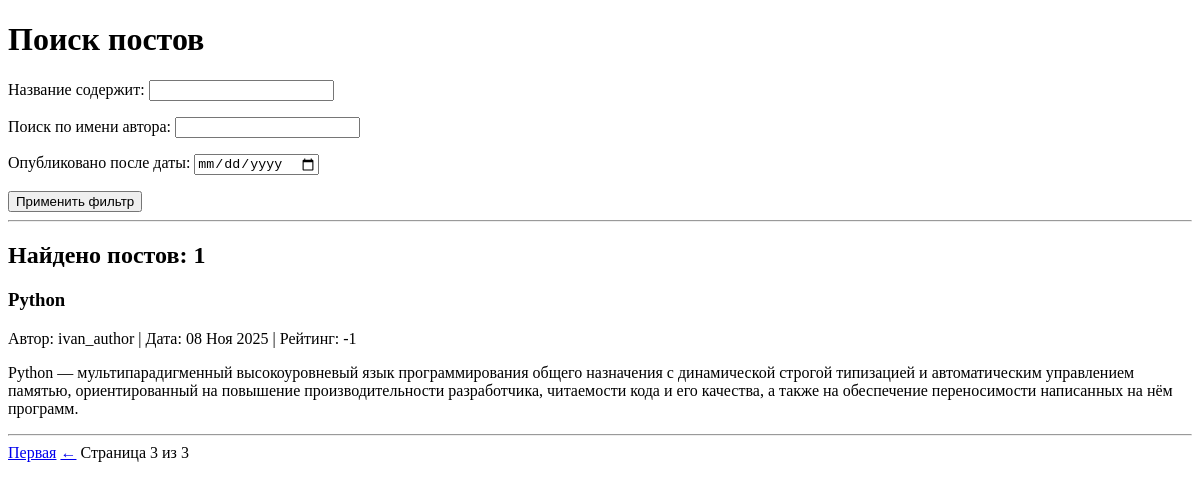
Before: /search/?page=3 with the older database file.
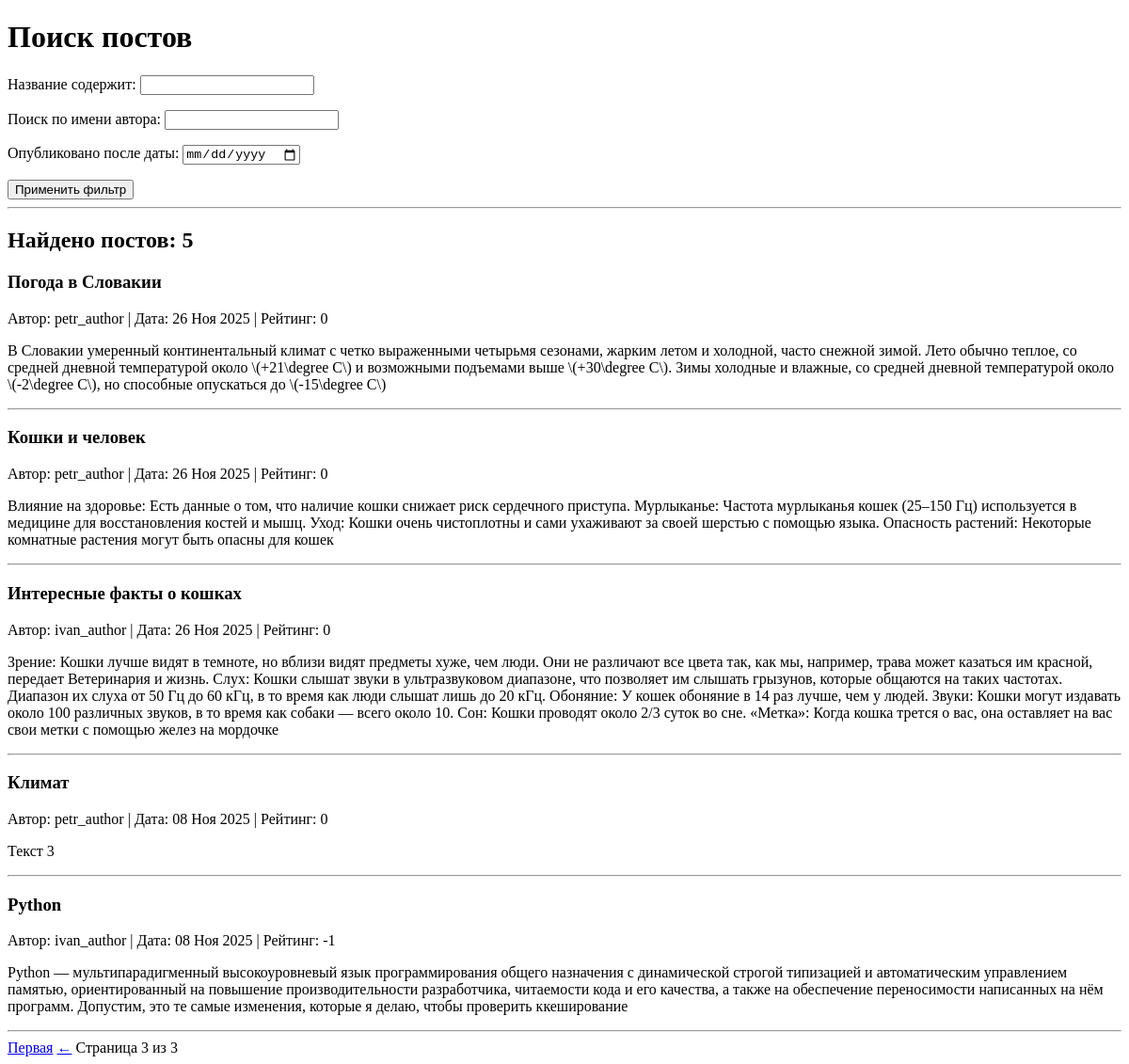
After: the same page with the newer database file.
### news/models.py (models this page shows, shortened)
class Post(models.Model):
    author = models.ForeignKey(Author, on_delete=models.CASCADE)
    post_type = models.CharField(max_length=2, choices=TYPE_CHOICES, default=ARTICLE)
    time_in = models.DateTimeField(auto_now_add=True)
    category = models.ManyToManyField(Category, through='PostCategory')
    title = models.CharField(max_length=255)
    text = models.TextField()
    rating = models.IntegerField(default=0)

class Author(models.Model):
    user = models.OneToOneField(User, on_delete=models.CASCADE)
    rating = models.IntegerField(default=0)

### news/views.py (the view)
# urls.py: path('search/', PostSearch.as_view(), name='post_search'),
class PostSearch(ListView):
    model = Post
    ordering = '-time_in'
    template_name = 'news/post_search.html'
    context_object_name = 'posts'
    paginate_by = 10
    def get_queryset(self):
        queryset = super().get_queryset()
        self.filterset = PostFilter(self.request.GET, queryset)
        return self.filterset.qs
    def get_context_data(self, **kwargs):
        context = super().get_context_data(**kwargs)
        context['filterset'] = self.filterset
        return context

### news/templatetags/url_filters.py (called while the page is built)
@register.simple_tag(takes_context=True)
def url_replace(context, **kwargs):
    d = context['request'].GET.copy()
    for k,v in kwargs.items():
        d[k] = v
    return d.urlencode()

### news/templates/news/post_search.html (shortened to what this page needs)
<!DOCTYPE html>
<html lang="ru">
<head>
</head>
<body>
    {% load url_filters %}  <h1>Поиск постов</h1>
    <form action="" method="get">
        {{ filterset.form.as_p }}
        <input type="submit" value="Применить фильтр" />
    </form>
    <hr>
    {% if posts %}
        <h2>Найдено постов: {{ posts|length }}</h2>
        {% for post in posts %}
            <h3>{{ post.title }}</h3>
            <p>
                Автор: {{ post.author.user.username }} |
                Дата: {{ post.time_in|date:"d M Y" }} |
                Рейтинг: {{ post.rating }}
            </p>
            <p>{{ post.text }}</p>
            <hr>
        {% endfor %}
        {% if page_obj.has_previous %}
            <a href="?{% url_replace page=1 %}">Первая</a>
            <a href="?{% url_replace page=page_obj.previous_page_number %}">←</a>
        {% endif %}
        <span>Страница {{ page_obj.number }} из {{ page_obj.paginator.num_pages }}</span>
    {% else %}
        <h2>Посты не найдены.</h2>
    {% endif %}
</body>
</html>

Changed rows visible on the page:
now on this page (row unchanged): Post: title "Погода в Словакии", author.user.username "petr_author", time_in "26 Ноя 2025", rating "0", text "В Словакии умеренный континентальный климат с четко выраженными четырьмя сезонами, жарким летом и холодной, часто снежной зимой. Лето обычно теплое, со средней дневной температурой около \\(+21\\degree C\\) и возможными подъемами выше \\(+30\\degree C\\). Зимы холодные и влажные, со средней дневной температурой около \\(-2\\degree C\\), но способные опускаться до \\(-15\\degree C\\)"
now on this page (row unchanged): Post: title "Кошки и человек", author.user.username "petr_author", time_in "26 Ноя 2025", rating "0", text "Влияние на здоровье: Есть данные о том, что наличие кошки снижает риск сердечного приступа. Мурлыканье: Частота мурлыканья кошек (25–150 Гц) используется в медицине для восстановления костей и мышц. Уход: Кошки очень чистоплотны и сами ухаживают за своей шерстью с помощью языка. Опасность растений: Некоторые комнатные растения могут быть опасны для кошек"
now on this page (row unchanged): Post: title "Интересные факты о кошках", author.user.username "ivan_author", time_in "26 Ноя 2025", rating "0", text "Зрение: Кошки лучше видят в темноте, но вблизи видят предметы хуже, чем люди. Они не различают все цвета так, как мы, например, трава может казаться им красной, передает Ветеринария и жизнь. Слух: Кошки слышат звуки в ультразвуковом диапазоне, что позволяет им слышать грызунов, которые общаются на таких частотах. Диапазон их слуха от 50 Гц до 60 кГц, в то время как люди слышат лишь до 20 кГц. Обоняние: У кошек обоняние в 14 раз лучше, чем у людей. Звуки: Кошки могут издавать около 100 различных звуков, в то время как собаки — всего около 10. Сон: Кошки проводят около 2/3 суток во сне. «Метка»: Когда кошка трется о вас, она оставляет на вас свои метки с помощью желез на мордочке"
now on this page (row unchanged): Post: title "Климат", author.user.username "petr_author", time_in "08 Ноя 2025", rating "0", text "Текст 3"
changed Post "Python": text "…написанных на нём программ." → "…написанных на нём программ. Допустим, это те самые изменения, которые я делаю, чтобы проверить ккеширование"
Other visible differences:
{{ posts|length }}: "1" → "5"
